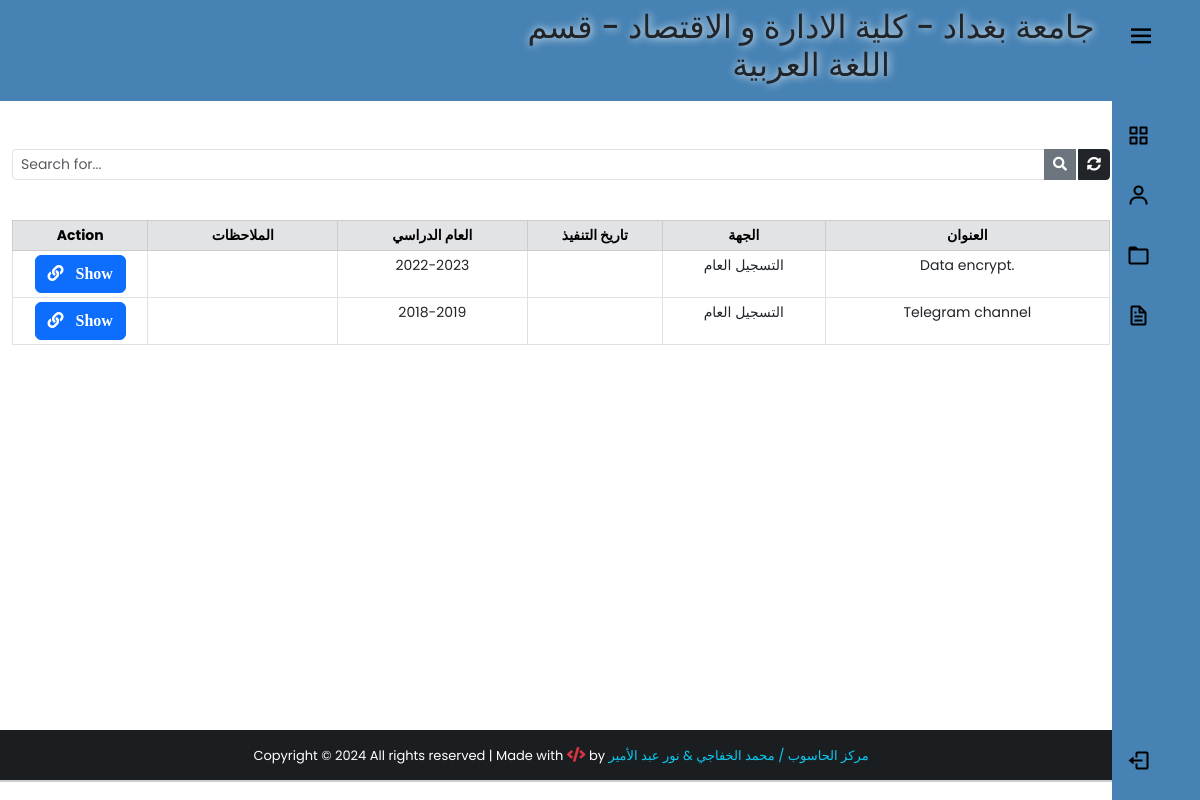
Page /notifications/ (signed in) on the earlier database version.
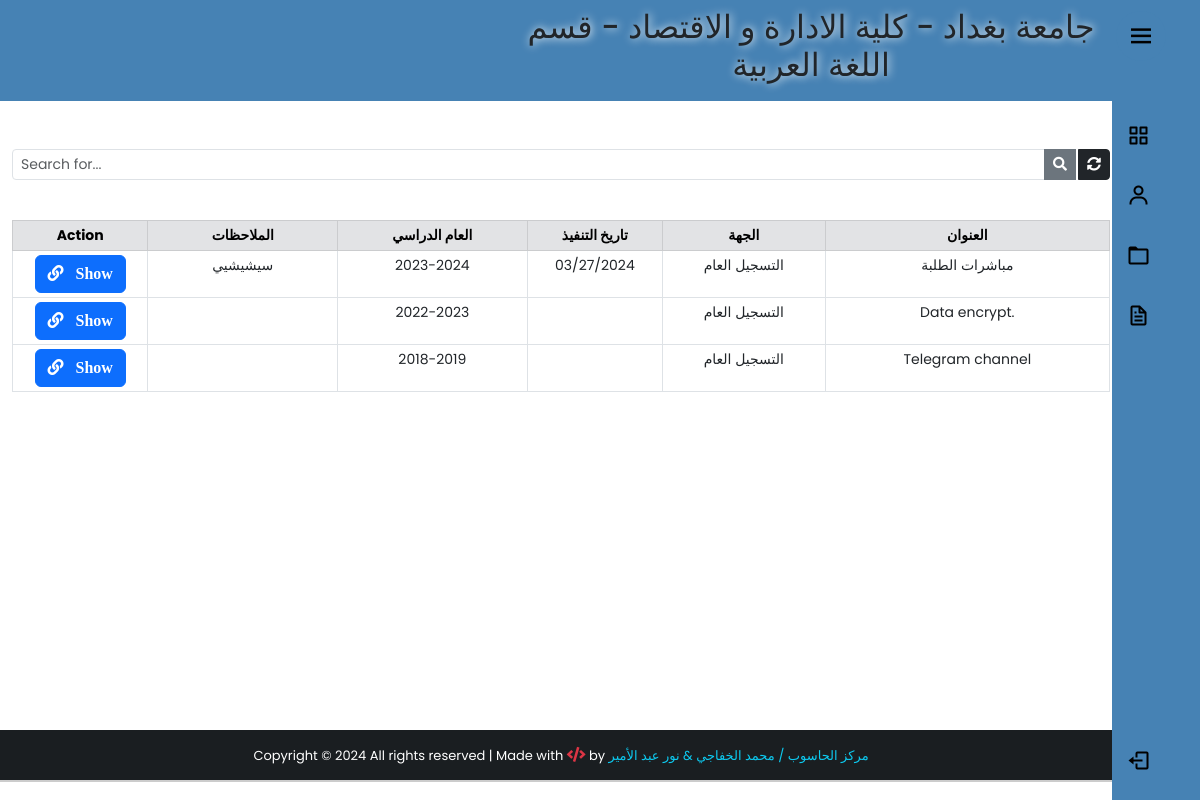
Same page on the later database version.
### app/models.py (models this page shows, shortened)
class Notifications(models.Model):
    title = models.CharField(max_length=200, verbose_name="العنوان")
    Dname = models.ForeignKey(Department,verbose_name="القسم",on_delete=models.PROTECT)
    Cname = models.ForeignKey(City, verbose_name="المحافظة", on_delete=models.PROTECT)
    get_from = models.CharField(max_length=200, verbose_name="الجهة")
    year = models.CharField(max_length=200, verbose_name="العام الدراسي")
    date = models.DateField(verbose_name="تاريخ التنفيذ", null=True, blank=True)
    note = models.TextField(verbose_name="الملاحظات", null=True, blank=True)
    file = models.FileField(upload_to='files/%y/%m',null=True,blank=True)
    created_at = models.DateTimeField(auto_now_add=True)
    class Meta:
        verbose_name_plural='التعميم/الاشعارات'

### app/views.py (the view)
# urls.py: path('notifications/', views.notification, name="notification"),
def notification(request):
    if 'q' in request.GET:
        q = request.GET['q']
        user = request.user.userprofile
        all_post = Notifications.objects.filter(
            Q(title__icontains=q) | Q(get_from=q) | Q(
                note=q) | Q(year=q)
        ).order_by('-created_at')
        dname = Department.objects.all().filter(Dname="الكل")
        cname = City.objects.all().filter(Cname="الكل")
        all_post = all_post.filter(Dname__in=[user.Dname, dname[0]], Cname__in=[user.Cname, cname[0]])
    else:
        user = request.user.userprofile
        dname = Department.objects.all().filter(Dname="الكل")
        cname = City.objects.all().filter(Cname="الكل")
        all_post = Notifications.objects.all().filter(
            Dname__in=[user.Dname, dname[0]], Cname__in=[user.Cname, cname[0]]).order_by('-created_at')
    paginator = Paginator(all_post, 5)
    page = request.GET.get('page')
    all_students_state = paginator.get_page(page)
    context = {
        'all_post': all_students_state,
        'user': user,
    }
    return render(request,'notifications/notfications.html',context)

### app/models.py (called while the page is built)
    def __str__(self):
        return self.Dname

### app/templates/notifications/notfications.html (shortened to what this page needs)
{% extends 'base2.html' %}
{% block content %}
<div class="container" style="padding-top:0px;">
     <br>
       <form action="" style="padding-top:0px;">
          <div class="input-group input-group-sm mb-3 mt-4">
               <input type="text" name="q" class="form-control" placeholder="Search for..." value="{{ request.GET.q }}">
               <button class="btn btn-secondary"><i class="fas fa-search"></i></button>
               <a href="{% url 'notification' %}" class="btn btn-dark" style="margin-left:2px;"><i class="fas fa-sync-alt"></i></a>
          </div>
     </form>
       <center >
          <table class="table table-bordered table-sm mt-4" style="text-align: center; font-size: 14px;">
               <thead class="table-secondary">
                  <div class="row">
                    <tr>
                         <th class="col-lg-2 col-sm-12" style="width:10%;" >Action</th>
                         <th class="col-lg-2 col-sm-12" style="width:14%;">الملاحظات</th>
                         <th class="col-lg-2 col-sm-12" style="width:14%;">العام الدراسي</th>
                         <th class="col-lg-2 col-sm-12" style="width:10%;">تاريخ التنفيذ</th>
                         <th class="col-lg-2 col-sm-12" style="width:12%;">الجهة</th>
                         <th class="col-lg-2 col-sm-12" style="width:21%;">العنوان</th>
                    </tr>
                 </div>
               </thead>
               {% for post in all_post %}
               <tr>
                     <td id="responsive-border">
                         <a href="{{post.file.url}}" class="btn btn-primary "  target="_blank" title="show img">
                              <i class="fas fa-link">&nbsp;&nbsp; Show  </i>
                         </a>
                    </td>
                    <td id="responsive-border"data-label="الملاحظات">{{post.note}}</td>
                    <td id="responsive-border"data-label="العام الدراسي">{{post.year}}</td>
                    <td id="responsive-border"data-label="تاريخ التنفيذ">{{post.date | date:'m/d/Y'}}</td>
                    <td id="responsive-border"data-label="الجهة">{{post.get_from}}</td>
                    <td id="responsive-border"data-label="العنوان">{{post.title}}</td>
               {% endfor %}
          </table>
     </center>
<br><br>
     </div>
{% endblock content %}

Differences in the rows shown:
added Notifications: note "سيشيشيي", year "2023-2024", date "03/27/2024", get_from "التسجيل العام", title "مباشرات الطلبة"
